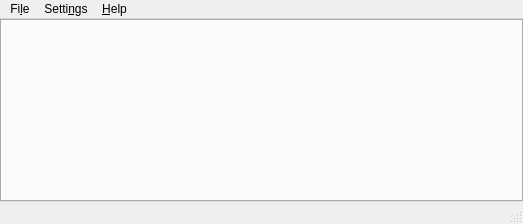
<?xml version="1.0" encoding="UTF-8"?>
<ui version="4.0">
 <class>MainWindow</class>
 <widget class="QMainWindow" name="MainWindow">
  <property name="geometry">
   <rect>
    <x>0</x>
    <y>0</y>
    <width>523</width>
    <height>224</height>
   </rect>
  </property>
  <property name="windowTitle">
   <string>FatCRM</string>
  </property>
  <widget class="QWidget" name="centralwidget">
   <layout class="QVBoxLayout" name="verticalLayout">
    <property name="leftMargin">
     <number>0</number>
    </property>
    <property name="topMargin">
     <number>0</number>
    </property>
    <property name="rightMargin">
     <number>0</number>
    </property>
    <property name="bottomMargin">
     <number>0</number>
    </property>
    <item>
     <widget class="QTabWidget" name="tabWidget"/>
    </item>
   </layout>
  </widget>
  <widget class="QMenuBar" name="menubar">
   <property name="geometry">
    <rect>
     <x>0</x>
     <y>0</y>
     <width>523</width>
     <height>27</height>
    </rect>
   </property>
   <widget class="QMenu" name="menuFile">
    <property name="title">
     <string>Fi&amp;le</string>
    </property>
    <addaction name="actionCRMAccounts"/>
    <addaction name="separator"/>
    <addaction name="actionImportContacts"/>
    <addaction name="separator"/>
    <addaction name="actionSynchronize"/>
    <addaction name="actionFullReload"/>
    <addaction name="actionOfflineMode"/>
    <addaction name="separator"/>
    <addaction name="actionQuit"/>
   </widget>
   <widget class="QMenu" name="menuSettings">
    <property name="title">
     <string>Setti&amp;ngs</string>
    </property>
    <addaction name="actionConfigureFatCRM"/>
   </widget>
   <widget class="QMenu" name="menuHelp">
    <property name="title">
     <string>&amp;Help</string>
    </property>
    <addaction name="actionAboutFatCRM"/>
   </widget>
   <addaction name="menuFile"/>
   <addaction name="menuSettings"/>
   <addaction name="menuHelp"/>
  </widget>
  <widget class="QStatusBar" name="statusbar"/>
  <action name="actionCRMAccounts">
   <property name="text">
    <string>&amp;CRM Accounts...</string>
   </property>
   <property name="toolTip">
    <string>Manage CRM Accounts</string>
   </property>
  </action>
  <action name="actionSynchronize">
   <property name="text">
    <string>&amp;Synchronize</string>
   </property>
   <property name="toolTip">
    <string>Synchronize current CRM Account</string>
   </property>
   <property name="statusTip">
    <string>Synchronize current CRM Account</string>
   </property>
  </action>
  <action name="actionOfflineMode">
   <property name="checkable">
    <bool>true</bool>
   </property>
   <property name="text">
    <string>&amp;Offline Mode</string>
   </property>
   <property name="statusTip">
    <string>Make resource offline. This stops any synchronization with the server. Local changes will be applied when going back online.</string>
   </property>
  </action>
  <action name="actionQuit">
   <property name="text">
    <string>&amp;Quit</string>
   </property>
   <property name="shortcut">
    <string>Ctrl+Q</string>
   </property>
  </action>
  <action name="actionImportContacts">
   <property name="text">
    <string>&amp;Import Contacts...</string>
   </property>
  </action>
  <action name="actionConfigureFatCRM">
   <property name="icon">
    <iconset theme="configure"/>
   </property>
   <property name="text">
    <string>&amp;Configure FatCRM...</string>
   </property>
  </action>
  <action name="actionAboutFatCRM">
   <property name="text">
    <string>About &amp;FatCRM...</string>
   </property>
  </action>
  <action name="actionFullReload">
   <property name="text">
    <string>&amp;Full Reload</string>
   </property>
   <property name="toolTip">
    <string>Full Reload</string>
   </property>
   <property name="statusTip">
    <string>Reload everything from the server. This is useful after merging accounts, which does not correctly update the opportunities and accounts that were using the old account.</string>
   </property>
  </action>
 </widget>
 <resources/>
 <connections/>
</ui>
